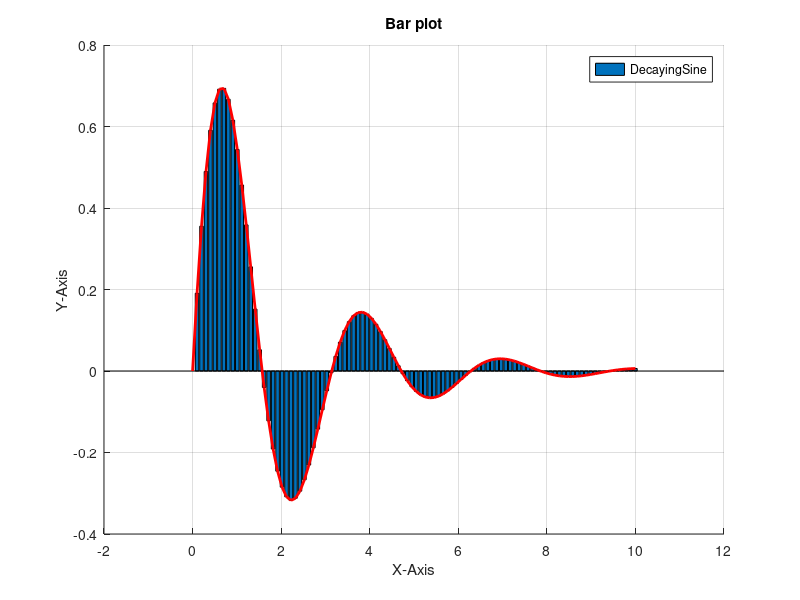

Write the MATLAB code that produced this figure.
x = 0:10/99:10;
y = exp(-0.5 * x) .* sin(2 * x);

%
hold on;
bar(x,y)
plot(x,y,'r','LineWidth',2)
title("Bar plot")
xlabel("X-Axis")
ylabel("Y-Axis")
legend(["DecayingSine"])
grid on;
